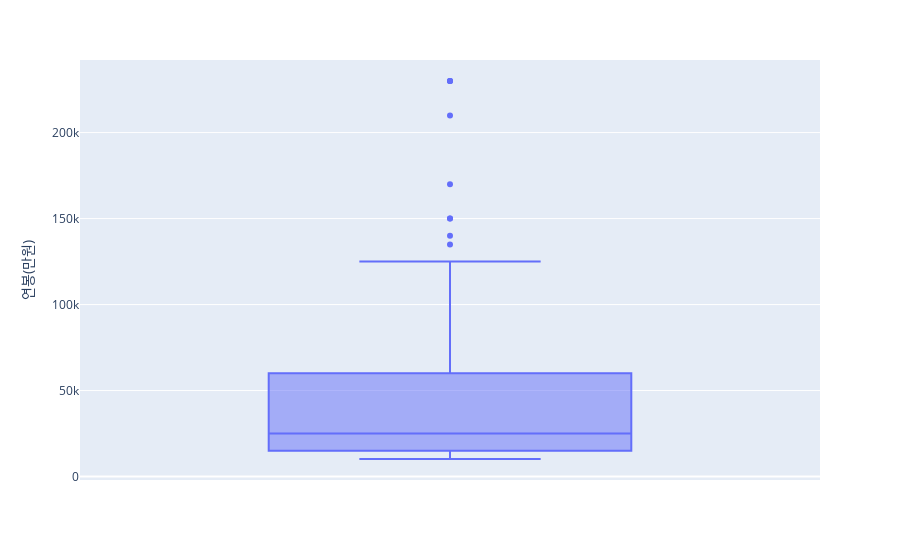

Notebook code for this chart:
### Code cell
# 편차가 큰편이다
px.box(kbo_match, y='연봉(만원)')

### Figure 1 — Plotly figure (JSON) as saved in the notebook; plotly's stock layout.template omitted (floating-point values rounded to 4 significant figures; data arrays with more than 128 entries replaced by an {"elided": "..."} marker saying what was removed)
{"data": [{"alignmentgroup": "True", "hovertemplate": "연봉(만원)=%{y}<extra></extra>", "legendgroup": "", "marker": {"color": "#636efa"}, "name": "", "notched": false, "offsetgroup": "", "orientation": "v", "showlegend": false, "type": "box", "x0": " ", "xaxis": "x", "y": {"elided": "330 int values"}, "y0": " ", "yaxis": "y"}], "layout": {"boxmode": "group", "legend": {"tracegroupgap": 0}, "margin": {"t": 60}, "xaxis": {"anchor": "y", "domain": [0, 1]}, "yaxis": {"anchor": "x", "domain": [0, 1], "title": {"text": "연봉(만원)"}}}}
